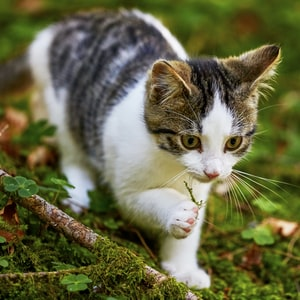
#> input picture photos/cap1.jpg, 300 x 300 px
$ python thresholding.py
#> lines starting #> are read from the running program, lines starting #| are printed output that depends on the picture; after the words box and inside, x2 and y2 are one past the last pixel; in counts of white or black regions, pixels touching at a corner belong together
import cv2 as cv
import matplotlib.pyplot as plt
import numpy as np

img = cv.imread('photos/cap1.jpg')
#> img is the input picture: shape (300, 300, 3); mean B, G, R 67.1, 101.8, 101.6
cv.imshow('cat',img)

gray = cv.cvtColor(img, cv.COLOR_BGR2GRAY)
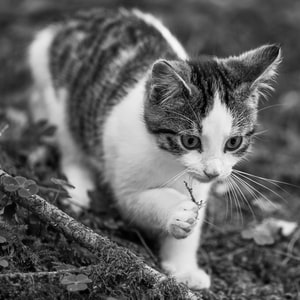
#> gray: shape (300, 300); min 0, max 251, mean 97.8
cv.imshow("grayed",gray)

#simple thresholding[manually specify thrshold value]
threshold, thresh = cv.threshold(gray, 150, 255, cv.THRESH_BINARY)
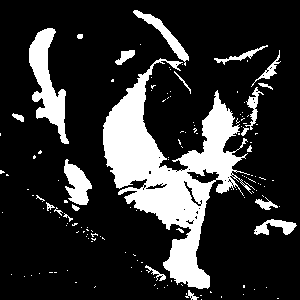
#> thresh: shape (300, 300); 19.2% white; 146 white regions (124 under 20 px), largest, box (x1, y1, x2, y2) and area: (103, 58, 252, 289) 11854, (29, 28, 69, 144) 2003, (64, 159, 92, 205) 746
cv.imshow("simple thresholding",thresh)

threshold, thresh_inv = cv.threshold(gray, 150, 255, cv.THRESH_BINARY_INV)
cv.imshow("simple thresholding inverse",thresh_inv)

#Adaptive thresholding
adaptive_thresh = cv.adaptiveThreshold(gray, 255, cv.ADAPTIVE_THRESH_GAUSSIAN_C, cv.THRESH_BINARY, 11, 3)
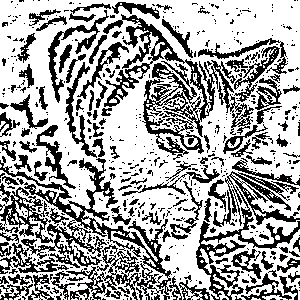
#> adaptive_thresh: shape (300, 300); 65% white; 612 black regions (486 under 20 px), largest, box (x1, y1, x2, y2) and area: (0, 156, 172, 300) 5880, (103, 14, 254, 155) 5065, (196, 171, 300, 300) 3082
cv.imshow("Adaptive thresholing", adaptive_thresh)
cv.waitKey(0)

$ run again, with photos/cat.jpg copied over photos/cap1.jpg
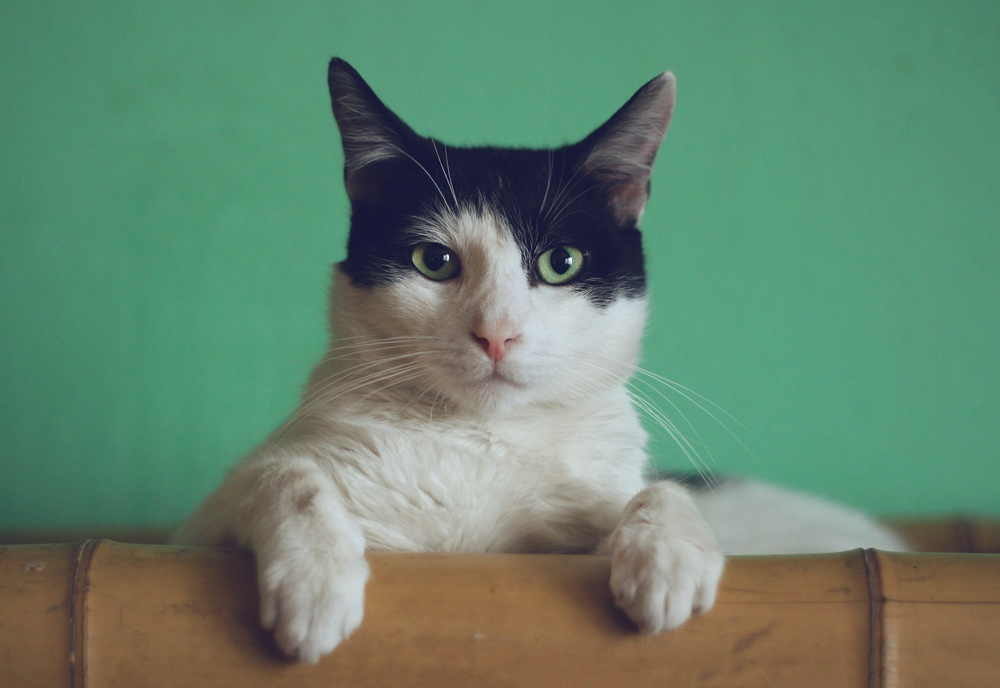
#> input picture photos/cat.jpg, 1000 x 688 px, shrunk from 5026 x 3458 before the run
#> img is the input picture: shape (688, 1000, 3); mean B, G, R 109.9, 132.6, 100.8
#> `threshold, thresh = cv.threshold(gray, 150, 255, cv.THRESH_BINARY)`:
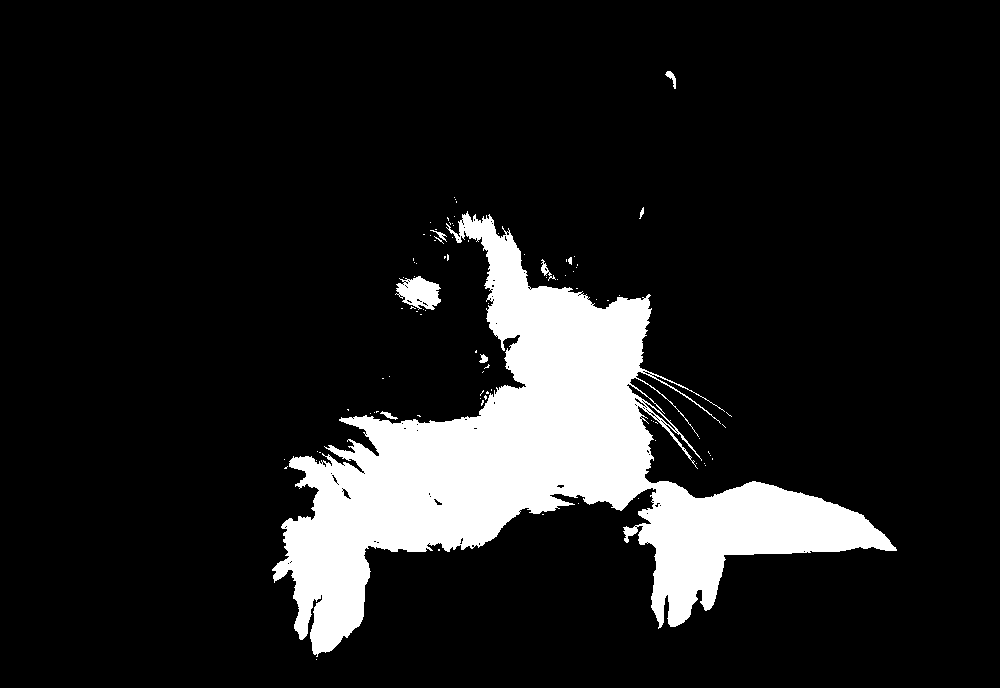
#> thresh: shape (688, 1000); 12.2% white; 92 white regions (83 under 20 px), largest, box (x1, y1, x2, y2) and area: (272, 211, 897, 657) 82549, (395, 276, 441, 310) 994, (541, 259, 556, 281) 91
#> `adaptive_thresh = cv.adaptiveThreshold(gray, 255, cv.ADAPTIVE_THRESH_G..`:
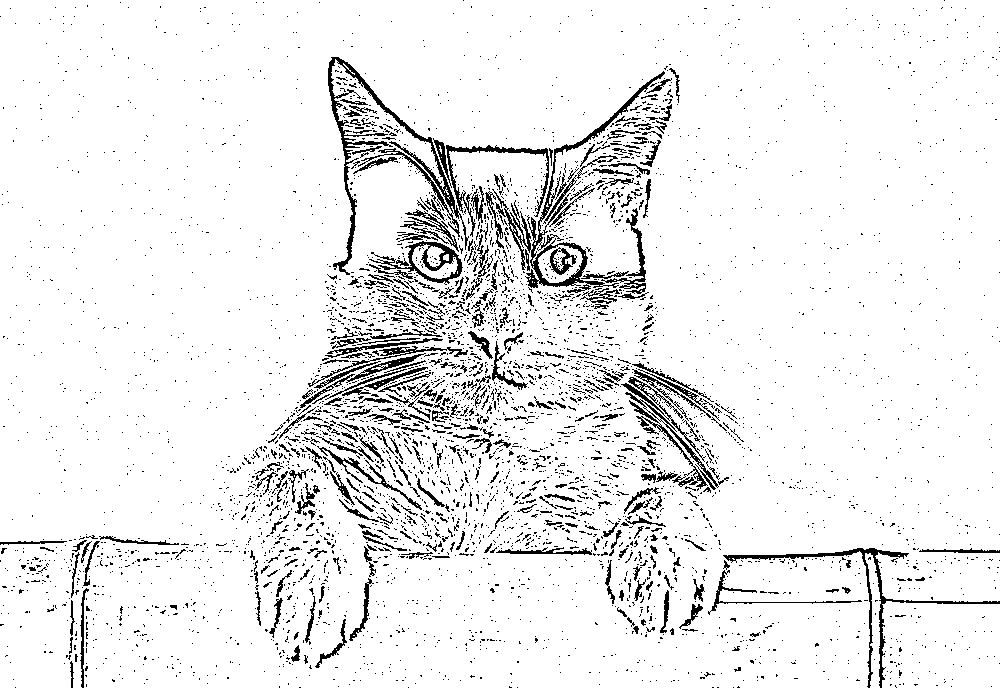
#> adaptive_thresh: shape (688, 1000); 92.8% white; black in thin lines or dots
